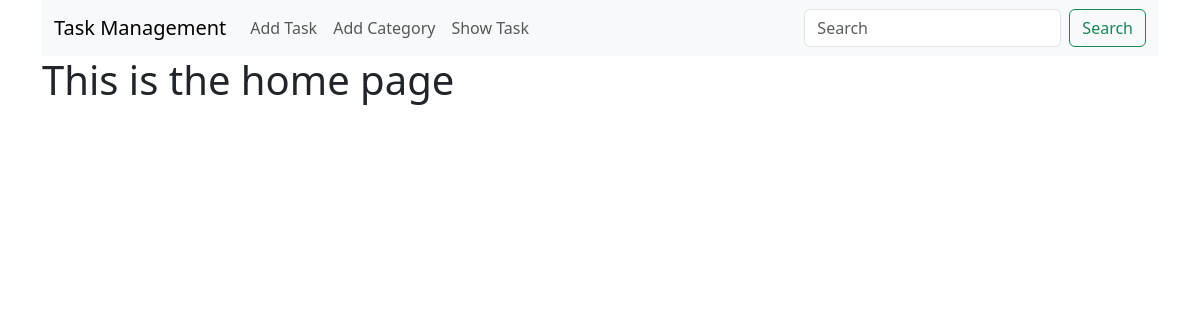
Before: / with the older database file.
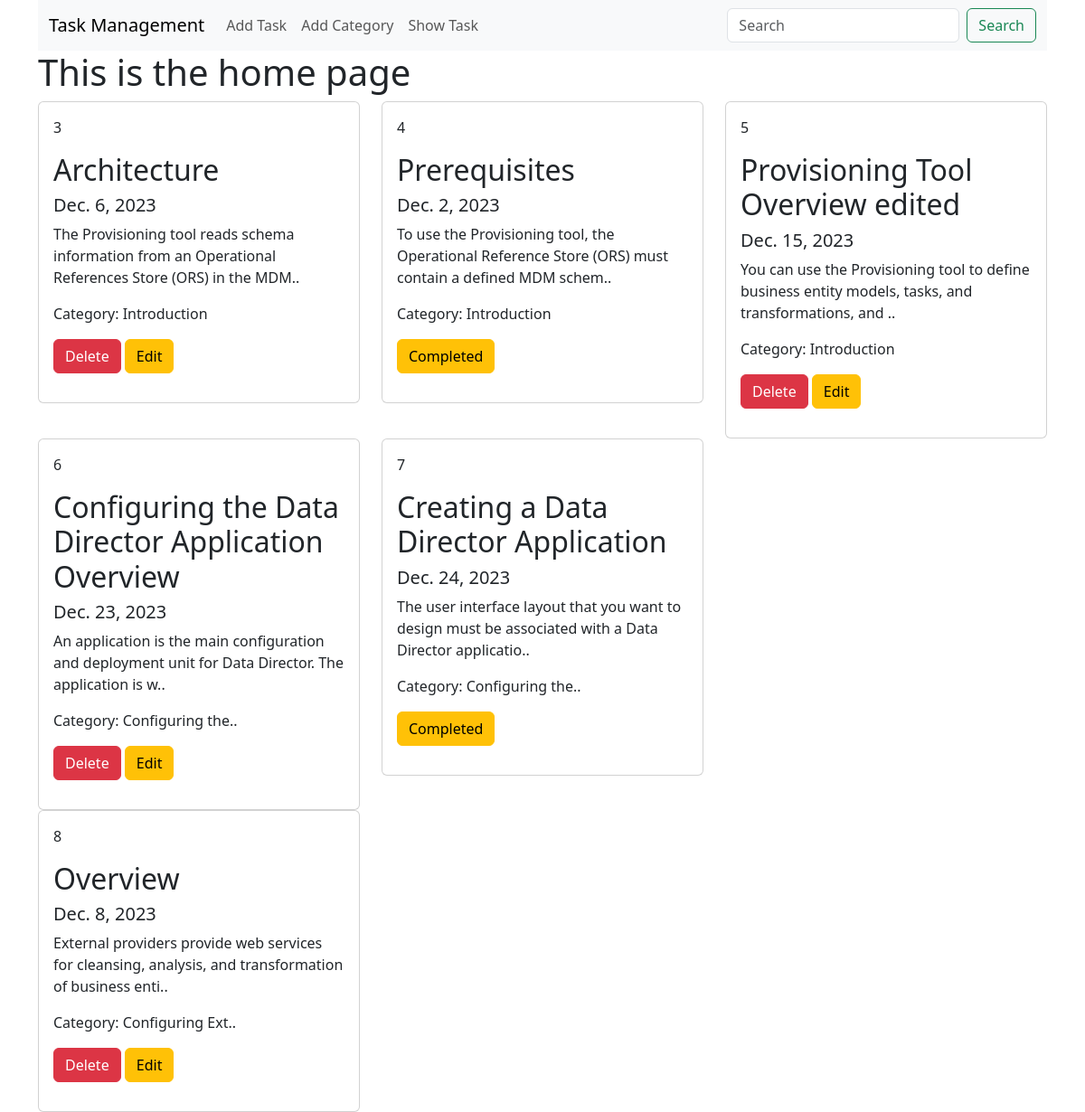
After: the same page with the newer database file.
### task/models.py (models this page shows, shortened)
class TaskModel(models.Model):
    title = models.CharField(max_length=100)
    description = models.TextField()
    isCompleted = models.BooleanField(default=False)
    date = models.DateField()

### category/models.py (models this page shows, shortened)
class Category(models.Model):
    name = models.CharField(max_length=100)
    tasks = models.ManyToManyField(TaskModel)

### Task_Management_System/views.py (the view)
# urls.py: path('',views.show_task,name='show_task'),
def show_task(request):
    data = Category.objects.all()
    return render(request, 'show_task.html',{'data':data})

### templates/show_task.html
{% extends "base.html" %}
{% block content %}
  {% load static %}
  <h1>This is the home page</h1>
  {% for category in data %}
    <div class="row">
      {% for task in category.tasks.all %}
        <div class="col-sm-4 mb-3 mb-sm-0">
          <div class="card">
            <div class="card-body">
              <p class="card-text">{{ task.id }}</p>
              <h2 class="card-title">{{ task.title | slice:":50" }}{% if task.title|length > 50 %}..{% endif %}</h2>
              <h5 class="card-text">{{ task.date }}</h5>
              <p class="card-text">{{ task.description | slice:":100" }}{% if task.description|length > 100 %}..{% endif %}</p>
              <p>
                Category: {{ category.name | slice:":15" }}{% if category.name|length > 15 %}..{% endif %}
              </p>
              <p>
                {% if not task.isCompleted %}
                  <a href="{% url 'delete_task' task.id %}" class="btn btn-danger">Delete</a>
                  <a href="{% url 'edit_task' task.id %}" class="btn btn-warning">Edit</a>
                {% endif %}
                {% if task.isCompleted %}
                  <a class="btn btn-warning">Completed</a>
                {% endif %}
              </p>
            </div>
          </div>
        </div>
      {% endfor %}
    </div>
  {% endfor %}
{% endblock %}

### templates/base.html (shortened to what this page needs)
{% load static %}
<!DOCTYPE html>
<html lang="en">
  <head>
    <link
      href="https://cdn.jsdelivr.net/npm/bootstrap@5.3.2/dist/css/bootstrap.min.css"
      rel="stylesheet"
    />
  </head>
  <body>
    <div class="container">
      <nav class="navbar navbar-expand-lg bg-body-tertiary">
        <div class="container-fluid">
          <a class="navbar-brand" href="#">Task Management</a>
          <div class="collapse navbar-collapse" id="navbarSupportedContent">
            <ul class="navbar-nav me-auto mb-2 mb-lg-0">
              <li class="nav-item">
                <a class="nav-link" href="{% url 'add_task' %}">Add Task</a>
              </li>
              <li class="nav-item">
                <a class="nav-link" href="{% url 'add_category' %}">Add Category</a>
              </li>
              <li class="nav-item">
                <a class="nav-link" href="{% url 'show_task' %}">Show Task</a>
              </li>
            </ul>
            <form class="d-flex" role="search">
              <input
                class="form-control me-2"
                type="search"
                placeholder="Search"
                aria-label="Search"
              />
              <button class="btn btn-outline-success" type="submit">
                Search
              </button>
            </form>
          </div>
        </div>
      </nav>
      {% block content %} {% endblock %}
    </div>
  </body>
</html>

Changed rows visible on the page:
added Category: name "Introduction"
added TaskModel: id "3", title "Architecture", date "Dec. 6, 2023", description "The Provisioning tool reads schema information from an Operational References Store (ORS) in the MDM", isCompleted "Delete"
added TaskModel: id "4", title "Prerequisites", date "Dec. 2, 2023", description "To use the Provisioning tool, the Operational Reference Store (ORS) must contain a defined MDM schem", isCompleted "Completed"
added TaskModel: id "5", title "Provisioning Tool Overview edited", date "Dec. 15, 2023", description "You can use the Provisioning tool to define business entity models, tasks, and transformations, and", isCompleted "Delete"
added Category: name "Configuring the"
added TaskModel: id "6", title "Configuring the Data Director Application Overview", date "Dec. 23, 2023", description "An application is the main configuration and deployment unit for Data Director. The application is w", isCompleted "Delete"
added TaskModel: id "7", title "Creating a Data Director Application", date "Dec. 24, 2023", description "The user interface layout that you want to design must be associated with a Data Director applicatio", isCompleted "Completed"
added Category: name "Configuring Ext"
added TaskModel: id "8", title "Overview", date "Dec. 8, 2023", description "External providers provide web services for cleansing, analysis, and transformation of business enti", isCompleted "Delete"
